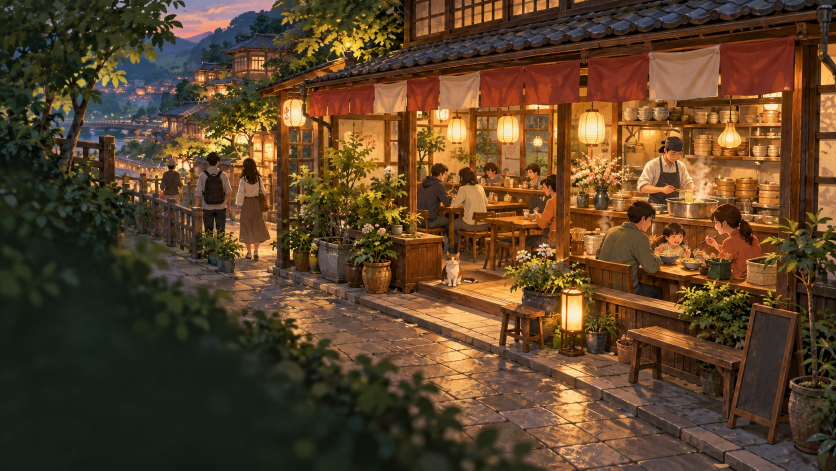
#> input picture soba_manual/loading-art/restaurant.jpg, 1672 x 941 px (shown at 1/2 size)
$ python build_loading_screen.py
#> lines starting #> are read from the running program, lines starting #| are printed output that depends on the picture
"""Use the same restaurant painting and branded layout in the native EXE splash."""
from pathlib import Path
from PIL import Image, ImageDraw, ImageFont
from brand import GAME_TITLE, GAME_VERSION, PUBLISHER

def build():
    root=Path(__file__).parent
    art=Image.open(root/'loading-art/restaurant.jpg').convert('RGBA').resize((1280,720),Image.Resampling.LANCZOS)
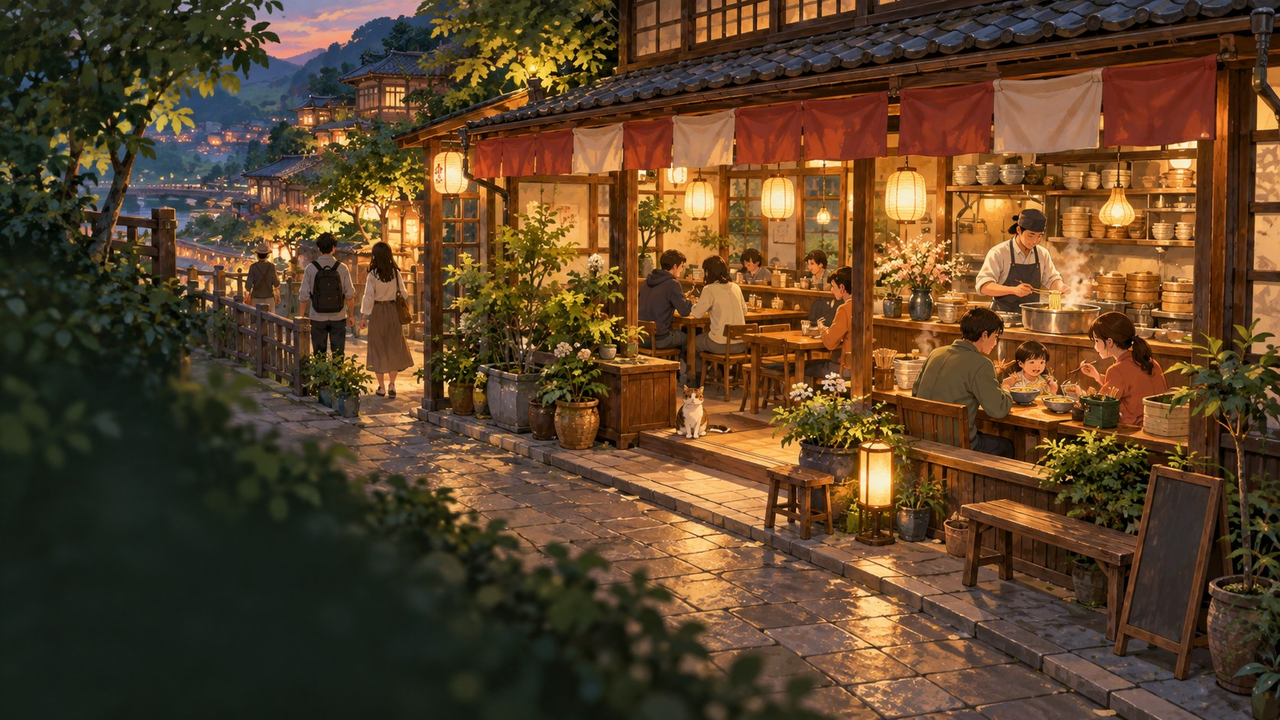
#> art: PIL image 1280x720 RGBA; mean R, G, B, A 90.7, 66.3, 40.8, 255
    shade=Image.new('RGBA',art.size)
#> shade: PIL image 1280x720 RGBA; every value is 0
    paint=ImageDraw.Draw(shade)
    for x in range(1280):
        alpha=round(220-180*min(1,x/1100))
        paint.line((x,0,x,720),fill=(11,25,19,alpha))
    art=Image.alpha_composite(art,shade)
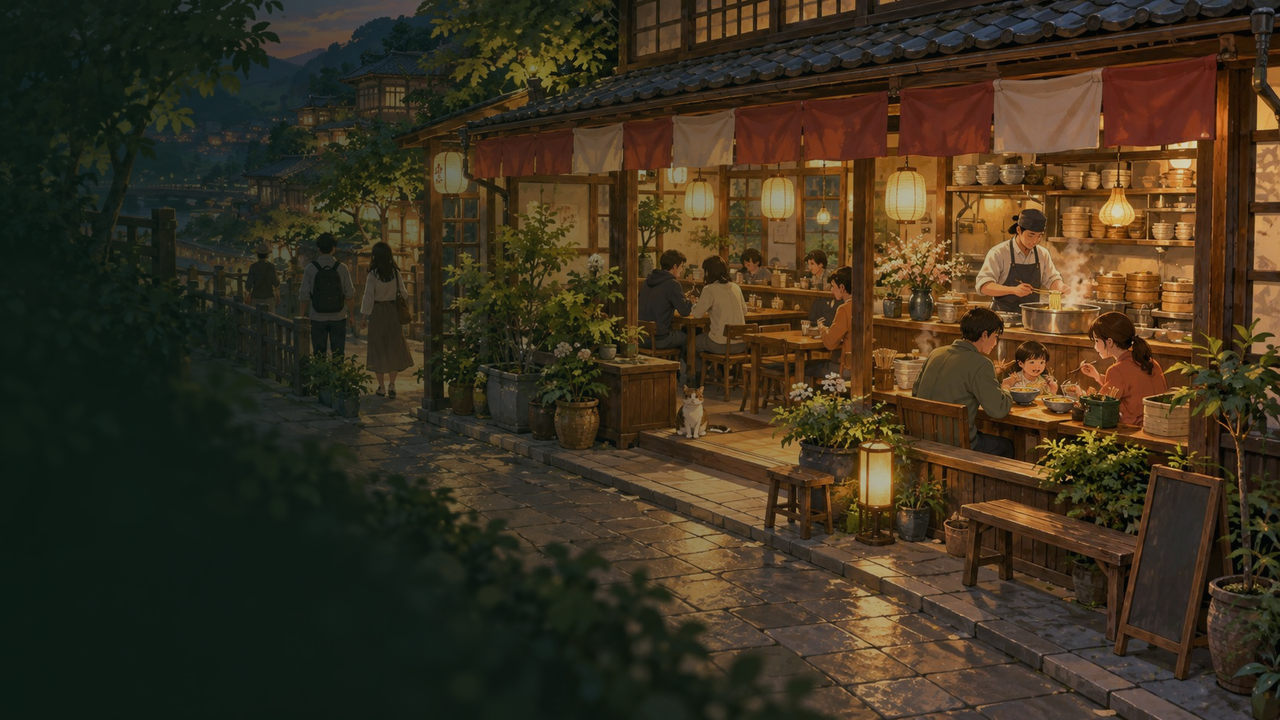
#> art: PIL image 1280x720 RGBA; mean R, G, B, A 59.5, 49.3, 31.1, 255
    draw=ImageDraw.Draw(art)
    def font(size,bold=False):
        candidates=[Path('C:/Windows/Fonts/arialbd.ttf' if bold else 'C:/Windows/Fonts/arial.ttf'),Path('/usr/share/fonts/truetype/dejavu/DejaVuSans-Bold.ttf' if bold else '/usr/share/fonts/truetype/dejavu/DejaVuSans.ttf')]
        return ImageFont.truetype(str(next(p for p in candidates if p.exists())),size)
#> (the run stopped early here; a loop or call above may not have finished)

$ run again, with soba_web/art/environment.png saved as soba_manual/loading-art/restaurant.jpg
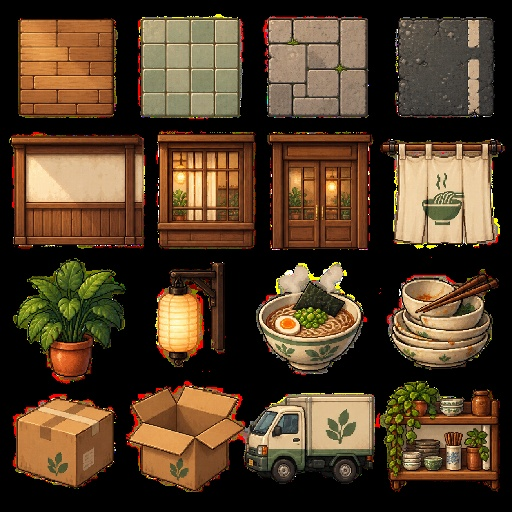
#> input picture soba_web/art/environment.png, 512 x 512 px
#> in build, `art=Image.open(root/'loading-art/restaurant.jpg').convert('RGBA').resi..`:
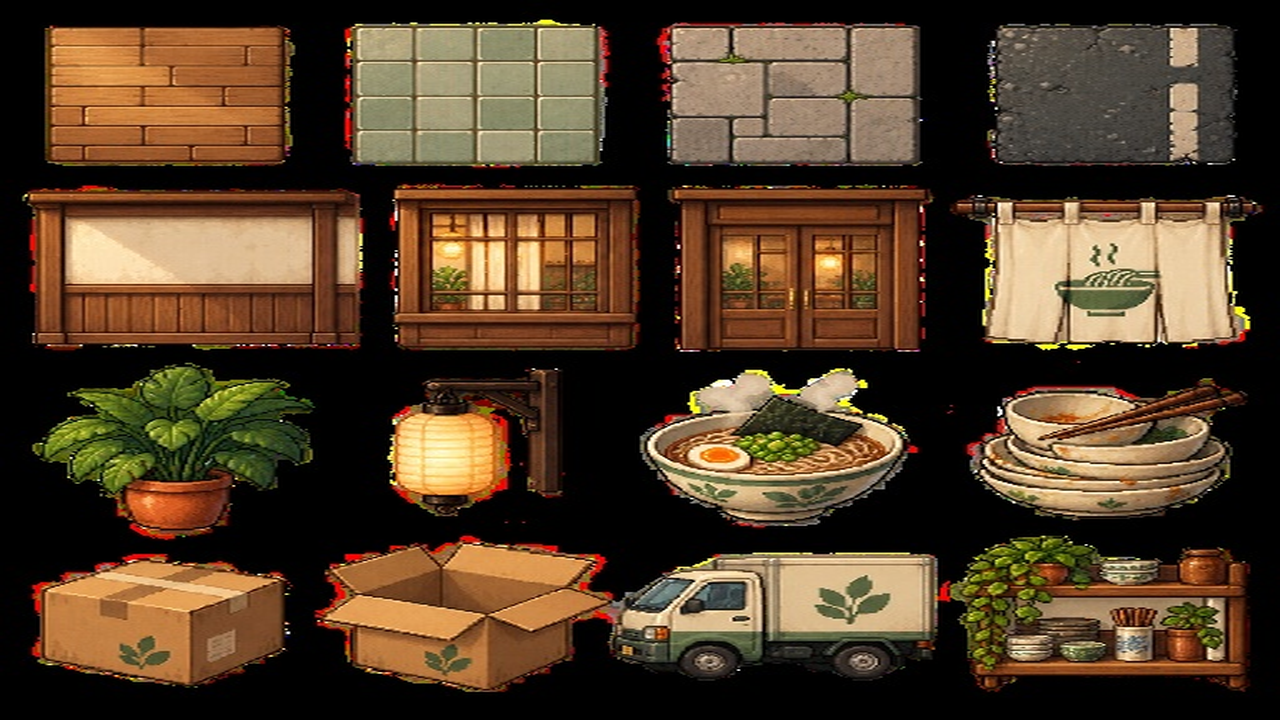
#> art: PIL image 1280x720 RGBA; mean R, G, B, A 83.2, 62.5, 41.1, 255
#> shade: PIL image 1280x720 RGBA; every value is 0
#> in build, `art=Image.alpha_composite(art,shade)`:
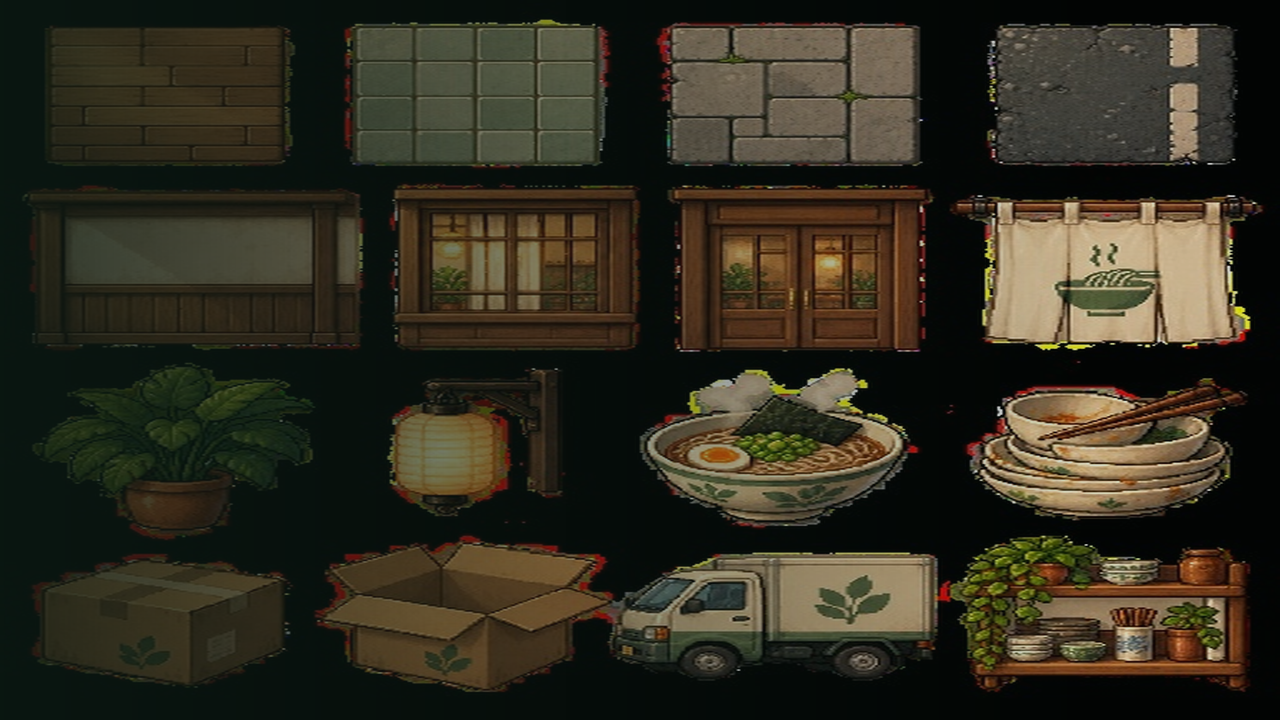
#> art: PIL image 1280x720 RGBA; mean R, G, B, A 49.2, 45.5, 32.1, 255
